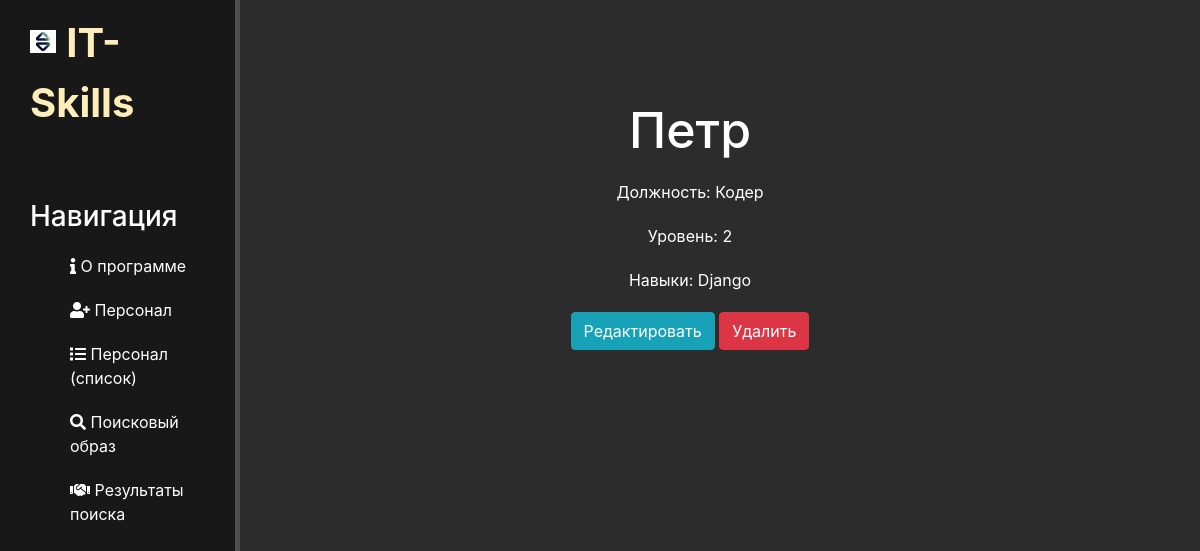
/emplo/3/, run on an earlier commit of the app's database.
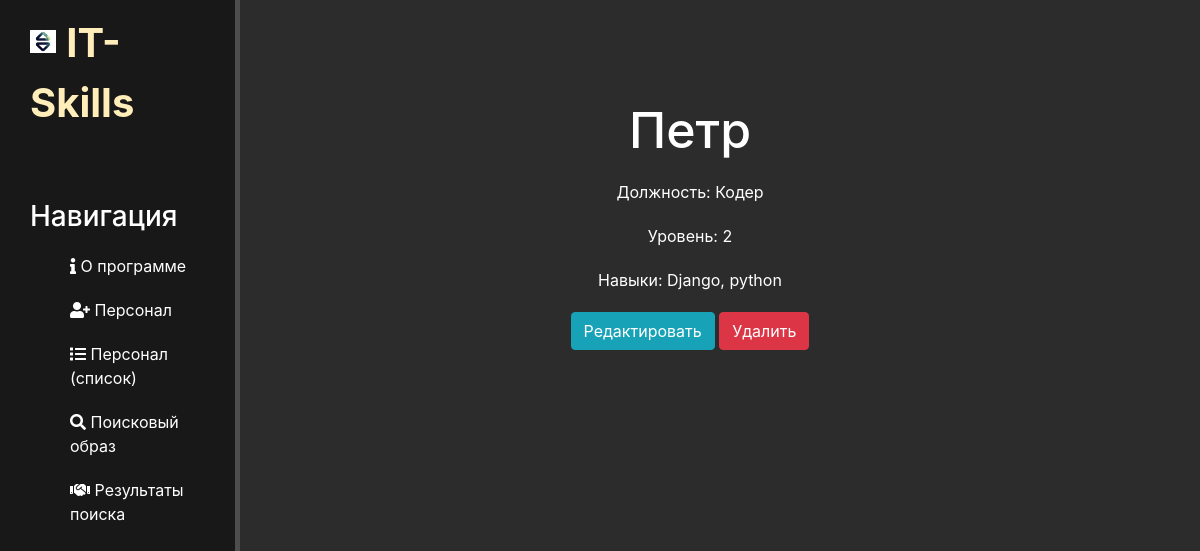
And on a later commit of the database.
### emplo/models.py (models this page shows, shortened)
class Employee1(models.Model):
    name = models.CharField(max_length=20, default='')
    position = models.CharField(max_length=20, default='')
    skill = models.CharField(max_length=50, default = '')
    level = models.CharField(max_length = 5, default='')
    fit_level = models.FloatField(default=0)

### emplo/views.py (the view)
# urls.py: path('<int:pk>/', views.EmploDetailView.as_view(), name='emplo-detail'),
class EmploDetailView(DetailView):
    print('EmpoDetailView')
    model = Employee1
    template_name = 'emplo/emplo_details_view.html'
    context_object_name = 'article'

### emplo/templates/emplo/emplo_details_view.html (shortened to what this page needs)
{% extends "main/layout.html" %}
{% block content %}
    <div class="features">
        <h1>{{ article.name }}</h1>
        <p>Должность: {{ article.position }}</p>
        <p>Уровень: {{ article.level }}</p>
        <p>Навыки: {{ article.skill }}</p>
        <a href="{% url 'emplo-update' article.id %}" class="btn btn-info">Редактировать</a>
        <a href="{% url 'emplo-delete' article.id %}" class="btn btn-danger">Удалить</a>
    </div>
{% endblock %}

What changed in the data, as far as the page shows it:
changed Employee1 "Петр": skill "Django" → "Django, python"
